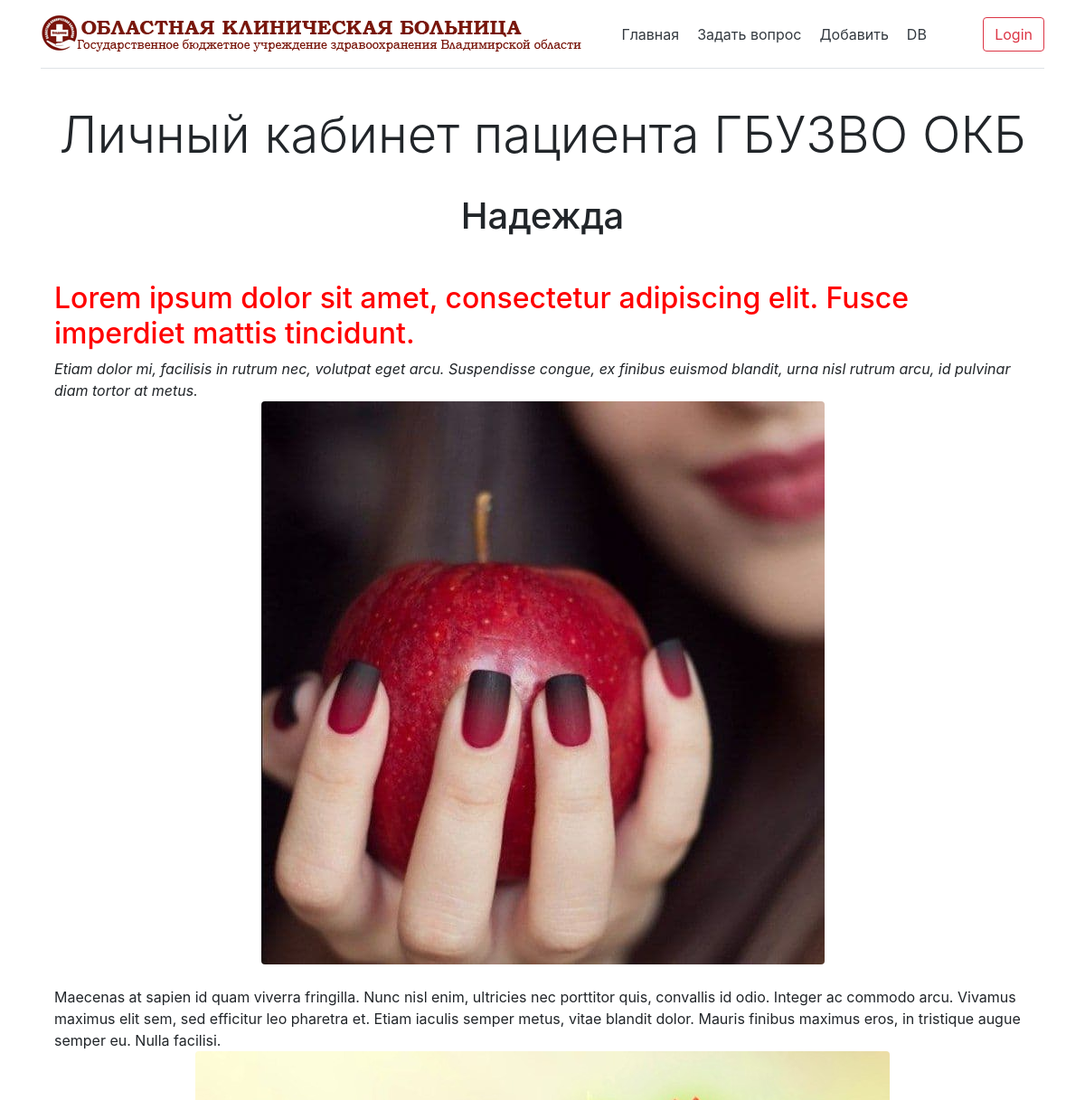
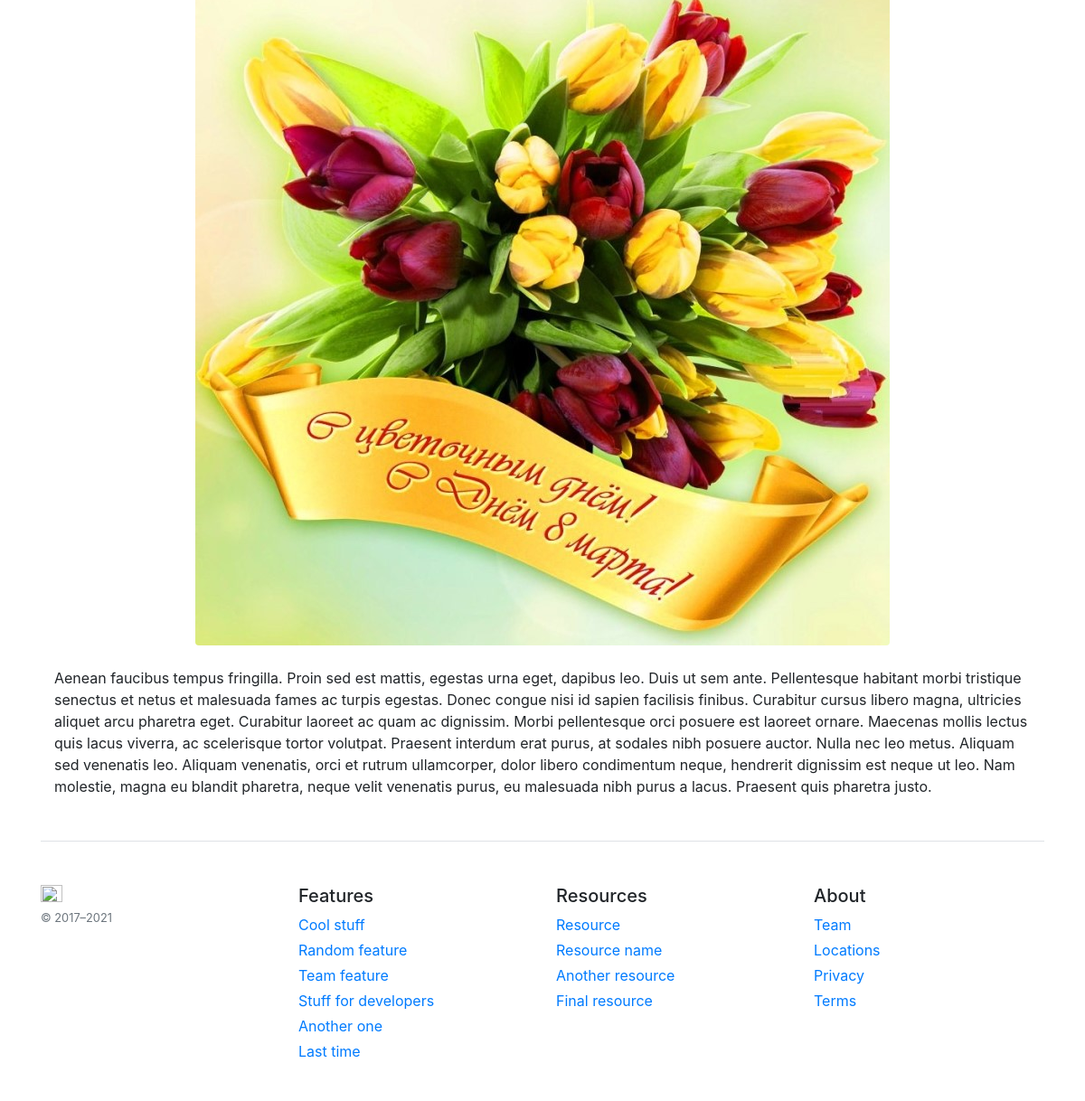
The page /post/article-test on the database its author committed (2 pictures, top to bottom).
### tables this page shows
CREATE TABLE posts (
    id integer PRIMARY KEY AUTOINCREMENT,
    title text NOT NULL,
    text text NOT NULL,
    url text NOT NULL,
    time integer NOT NULL
);

### app.py (the view)
@app.route("/post/<alias>")
def showPost(alias):
    title, post = dbase.getPost(alias)
    if not title:
        abort(404)
    return render_template('post.html', menu=dbase.getMenu(), title=title, post=post)

### FDataBase.py (called while the page is built)
    def getMenu(self):
        sql = ''' SELECT * FROM mainmenu '''
        try:
            self.__cur.execute(sql)
            res = self.__cur.fetchall()
            if res: return res
        except:
            print('Ошибка чтения из БД')
        return []

    def getPost(self, alias):
        try:
            self.__cur.execute(f"SELECT title, text FROM posts WHERE url LIKE '{alias}' LIMIT 1")
            res = self.__cur.fetchone()
            if res:
                return res
        except sqlite3.Error as e:
            print("Ошибка получения статьи из БД " +  str(e))
        return (False, False)

### app.py (called while the page is built)
def connect_db():
    conn = sqlite3.connect(app.config['DATABASE'])
    conn.row_factory = sqlite3.Row
    return conn

def get_db():
    if not hasattr(g, 'link_db'):
        g.link_db = connect_db()
    print('True connection!')
    return g.link_db

@app.before_request
def before_request():
    global dbase
    db_lite = get_db()
    dbase = FDataBase(db_lite)

### templates/post.html (shortened to what this page needs)
{% extends 'base.html' %}
{% block body %}
<div class="container">
  <h1 class="mb-5 text-center">{{ title}}</h1>
	{{ post | safe}}
</div>
{% endblock %}

### rows shown on the page
posts: title "Надежда", text "Lorem ipsum dolor sit amet, consectetur adipiscing elit. Fusce imperdiet mattis tincidunt. Etiam dolor mi, facilisis in rutrum nec, volutpat eget arcu. Suspendisse congue, ex finibus euismod blandit, urna nisl rutrum arcu, id pulvinar diam tortor at metus. Maecenas at sapien id quam viverra fringilla. Nunc nisl enim, ultricies nec porttitor quis, convallis id odio. Integer ac commodo arcu. Vivamus maximus elit sem, sed efficitur leo pharetra et. Etiam iaculis semper metus, vitae blandit dolor. Mauris finibus maximus eros, in tristique augue semper eu. Nulla facilisi. Aenean faucibus tempus fringilla. Proin sed est mattis, egestas urna eget, dapibus leo. Duis ut sem ante. Pellentesque…", text (picture)
